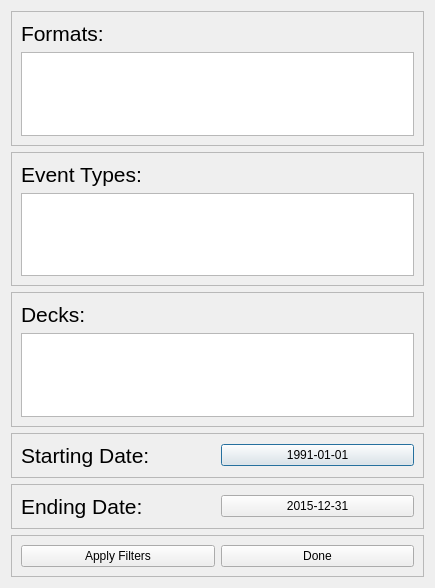
<?xml version="1.0" encoding="UTF-8"?>
<ui version="4.0">
 <class>Filters</class>
 <widget class="QDialog" name="Filters">
  <property name="geometry">
   <rect>
    <x>0</x>
    <y>0</y>
    <width>435</width>
    <height>588</height>
   </rect>
  </property>
  <property name="windowTitle">
   <string>Qute Data Filters</string>
  </property>
  <layout class="QVBoxLayout" name="verticalLayout">
   <item>
    <widget class="QFrame" name="formatFrame">
     <property name="frameShape">
      <enum>QFrame::StyledPanel</enum>
     </property>
     <property name="frameShadow">
      <enum>QFrame::Raised</enum>
     </property>
     <layout class="QVBoxLayout" name="verticalLayout_2">
      <item>
       <widget class="QLabel" name="formatLabel">
        <property name="text">
         <string>&lt;html&gt;&lt;head/&gt;&lt;body&gt;&lt;p&gt;&lt;span style=&quot; font-size:16pt;&quot;&gt;Formats:&lt;/span&gt;&lt;/p&gt;&lt;/body&gt;&lt;/html&gt;</string>
        </property>
       </widget>
      </item>
      <item>
       <widget class="QListWidget" name="formatListWidget"/>
      </item>
     </layout>
    </widget>
   </item>
   <item>
    <widget class="QFrame" name="eventFrame">
     <property name="frameShape">
      <enum>QFrame::StyledPanel</enum>
     </property>
     <property name="frameShadow">
      <enum>QFrame::Raised</enum>
     </property>
     <layout class="QVBoxLayout" name="verticalLayout_3">
      <item>
       <widget class="QLabel" name="eventLabel">
        <property name="text">
         <string>&lt;html&gt;&lt;head/&gt;&lt;body&gt;&lt;p&gt;&lt;span style=&quot; font-size:16pt;&quot;&gt;Event Types:&lt;/span&gt;&lt;/p&gt;&lt;/body&gt;&lt;/html&gt;</string>
        </property>
       </widget>
      </item>
      <item>
       <widget class="QListWidget" name="eventListWidget"/>
      </item>
     </layout>
    </widget>
   </item>
   <item>
    <widget class="QFrame" name="deckFrame">
     <property name="frameShape">
      <enum>QFrame::StyledPanel</enum>
     </property>
     <property name="frameShadow">
      <enum>QFrame::Raised</enum>
     </property>
     <layout class="QVBoxLayout" name="verticalLayout_4">
      <item>
       <widget class="QLabel" name="deckLabel">
        <property name="text">
         <string>&lt;html&gt;&lt;head/&gt;&lt;body&gt;&lt;p&gt;&lt;span style=&quot; font-size:16pt;&quot;&gt;Decks:&lt;/span&gt;&lt;/p&gt;&lt;/body&gt;&lt;/html&gt;</string>
        </property>
       </widget>
      </item>
      <item>
       <widget class="QListWidget" name="deckListWidget"/>
      </item>
     </layout>
    </widget>
   </item>
   <item>
    <widget class="QFrame" name="startingFrame">
     <property name="frameShape">
      <enum>QFrame::StyledPanel</enum>
     </property>
     <property name="frameShadow">
      <enum>QFrame::Raised</enum>
     </property>
     <layout class="QHBoxLayout" name="horizontalLayout_2">
      <item>
       <widget class="QLabel" name="datesLabel">
        <property name="text">
         <string>&lt;html&gt;&lt;head/&gt;&lt;body&gt;&lt;p&gt;&lt;span style=&quot; font-size:16pt;&quot;&gt;Starting Date:&lt;/span&gt;&lt;/p&gt;&lt;/body&gt;&lt;/html&gt;</string>
        </property>
       </widget>
      </item>
      <item>
       <widget class="QPushButton" name="startingButton">
        <property name="text">
         <string>1991-01-01</string>
        </property>
       </widget>
      </item>
     </layout>
    </widget>
   </item>
   <item>
    <widget class="QFrame" name="endingFrame">
     <property name="frameShape">
      <enum>QFrame::StyledPanel</enum>
     </property>
     <property name="frameShadow">
      <enum>QFrame::Raised</enum>
     </property>
     <layout class="QHBoxLayout" name="horizontalLayout_3">
      <item>
       <widget class="QLabel" name="label_2">
        <property name="text">
         <string>&lt;html&gt;&lt;head/&gt;&lt;body&gt;&lt;p&gt;&lt;span style=&quot; font-size:16pt;&quot;&gt;Ending Date:&lt;/span&gt;&lt;/p&gt;&lt;/body&gt;&lt;/html&gt;</string>
        </property>
       </widget>
      </item>
      <item>
       <widget class="QPushButton" name="endingButton">
        <property name="text">
         <string>2015-12-31</string>
        </property>
       </widget>
      </item>
     </layout>
    </widget>
   </item>
   <item>
    <widget class="QFrame" name="buttonFrame">
     <property name="frameShape">
      <enum>QFrame::StyledPanel</enum>
     </property>
     <property name="frameShadow">
      <enum>QFrame::Raised</enum>
     </property>
     <layout class="QHBoxLayout" name="horizontalLayout">
      <item>
       <widget class="QPushButton" name="updateFiltersButton">
        <property name="text">
         <string>Apply Filters</string>
        </property>
       </widget>
      </item>
      <item>
       <widget class="QPushButton" name="cancelButton">
        <property name="text">
         <string>Done</string>
        </property>
       </widget>
      </item>
     </layout>
    </widget>
   </item>
  </layout>
 </widget>
 <resources/>
 <connections/>
</ui>
